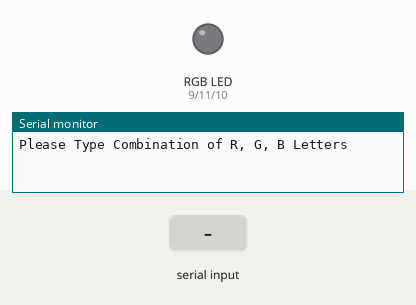
This sketch was run on a simulated Arduino Uno, built with avr-gcc and run on an emulated ATmega328P. On the bench: an RGB LED mixed from three pins (HIGH = lit), the last lines printed to the serial monitor. Inputs (shaded band) come from the test bench.

Above: at 1.2 s.
1.3 s: "R" received over Serial
At 1.8 s:
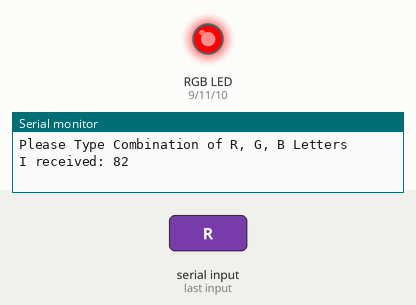
4.3 s: "G" received over Serial
At 5.3 s:
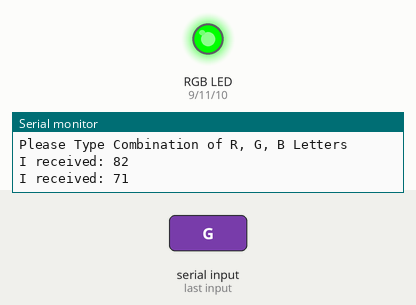
7.3 s: "B" received over Serial
At 8.7 s:
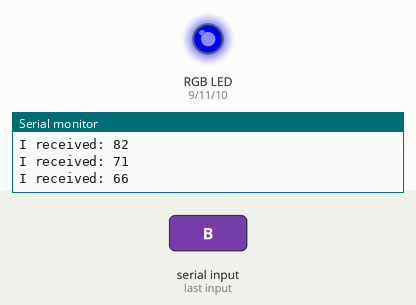
Timing chart, 0 to 10.8 s (numbered marks = the images above; inputs shaded):
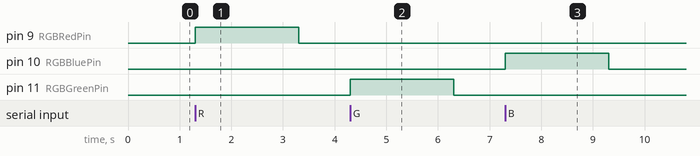

Measured:
- after the input at 1.3 s, pin 9 (RGBRedPin): LOW → HIGH at once, → LOW 2.0 s later
- after the input at 4.3 s, pin 11 (RGBGreenPin): LOW → HIGH at once, → LOW 2.0 s later
- after the input at 7.3 s, pin 10 (RGBBluePin): LOW → HIGH at once, → LOW 2.0 s later

The sketch:

lab3_level4.ino
```cpp
// C++ code
// Emre YILMAZ
// 16.06.2021
int RGBRedPin = 9; // The Red Led is set to pin 9
int RGBBluePin = 10; // The Green Led is set to pin 10
int RGBGreenPin = 11; // The Blue Led is set to pin 11
int incomingByte = 0;
int waitTime = 2000;
void setup()
{
  Serial.begin(9600); // Opens serial port, sets data rate to 9600 bps
  pinMode(RGBRedPin, OUTPUT);
  pinMode(RGBGreenPin, OUTPUT);
  pinMode(RGBBluePin, OUTPUT);
  Serial.println("Please Type Combination of R, G, B Letters"); // It will be display on the Serial Monitor
}

void loop()
{
    // Sends data only when you receive data:
  if (Serial.available() > 0) {
    // Reads the incoming byte:
    incomingByte = Serial.read();

    // Prints what we get:
    Serial.print("I received: ");
    Serial.println(incomingByte, DEC);

  if(incomingByte == 82){ // The condition for Red Led to be displayed
    digitalWrite(RGBRedPin, HIGH); // RGBRed Led is On
    delay(waitTime);			   // Waits for 2 sec
    digitalWrite(RGBRedPin, LOW); // RGBRed led is Off
  } else if(incomingByte == 71){ // The condition for Green Led to be displayed
   	digitalWrite(RGBGreenPin, HIGH); // RGBGreen led is On
    delay(waitTime);		         // Waits for 2 sec
    digitalWrite(RGBGreenPin, LOW); // RGBGreen Led is Off
  } else if(incomingByte == 66){ // The condition for Blue Led to be displayed
    digitalWrite(RGBBluePin, HIGH); // RGBBlue Led is On
    delay(waitTime);				// Waits for 2 sec
    digitalWrite(RGBBluePin, LOW); // RGBBLue led is Off
  } else {  					   // The condition for invalid inputs
     Serial.println("Invalid Input!");
   }
  }

}
```
